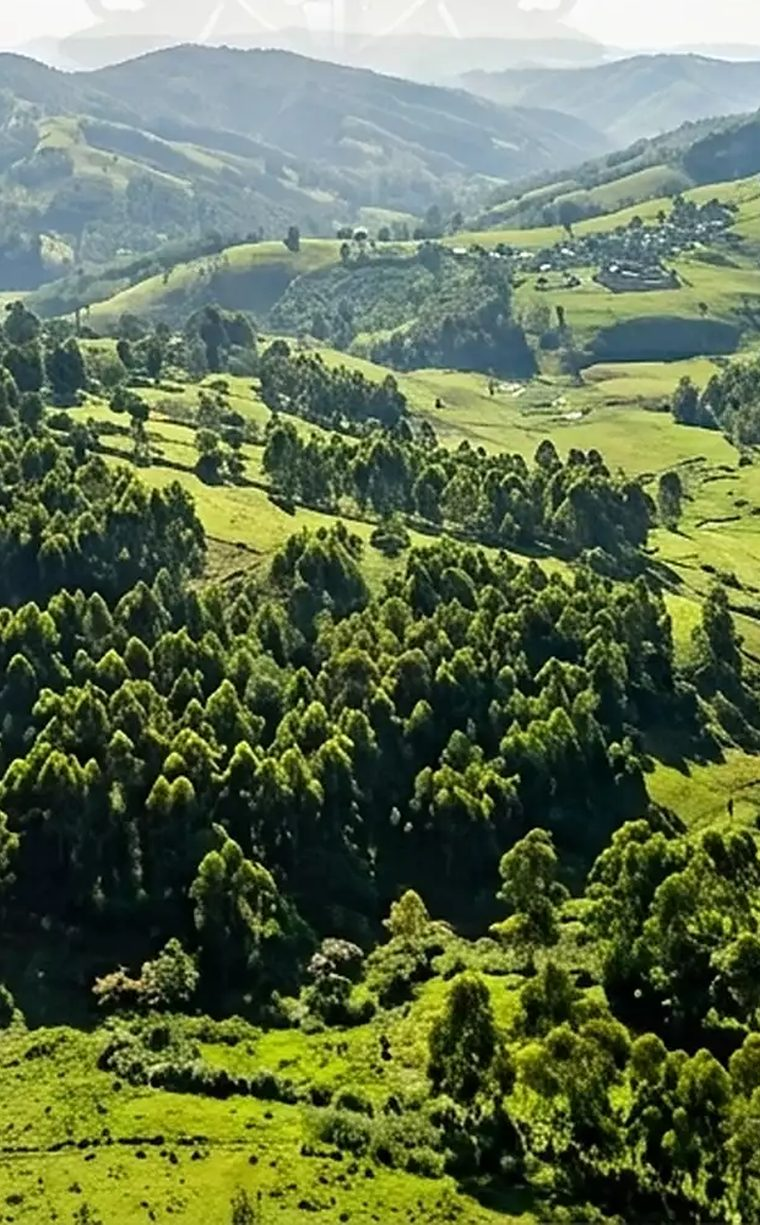
#> input picture digit-ui-esbuild/products/pgr/src/pages/citizen/Landing/assets/bomet-hero-sm.jpg, 760 x 1225 px
$ python encode-login-bg.py ../products/pgr/src/pages/citizen/Landing/assets/bomet-hero-sm.jpg out.png
#> lines starting #> are read from the running program, lines starting #| are printed output that depends on the picture
#!/usr/bin/env python3
"""Produce the final Bomet login-backdrop variant set.

Decisions, with the reasoning that the numbers forced:

* Render ABOVE the source width (2560/1920 from a 1376px source), even though
  that adds bytes without adding detail. The first version of this script
  capped at the native 1376px on exactly that "don't waste bytes" reasoning,
  and it was wrong: a 1920px window then upscales 1.40x in the browser, and a
  2x display far more. Browser upscaling is bilinear with no sharpening, and
  it read as visibly soft and grainy. Resampling up here with LANCZOS plus a
  mild unsharp mask hands the browser a file at or above the display size, so
  it downsamples (sharp) rather than upsamples (soft).
* Quality varies per size (q68 at 2560, q80 at 1920, q84-86 below) so each
  variant lands under the 250KB-per-fetch budget. A smaller render affords
  more quality per pixel within the same budget.
* Per-breakpoint renders so a phone fetches 62KB, not 242KB. This is the
  single biggest real-world win for Bomet citizens on low-end Android.
* JPEG fallback renders at 1600px, not 1920: JPEG cannot reach 250KB at 1920
  without visible loss. It only serves browsers with no WebP support.

Usage: encode-login-bg.py <source-image> [out-dir]
"""
import math
import os
import sys

from PIL import Image, ImageFilter

Image.init()

if len(sys.argv) < 2:
    sys.exit("usage: encode-login-bg.py <source-image> [out-dir]\n"
             "  out-dir defaults to public/brand/ relative to the repo's\n"
             "  digit-ui-esbuild workspace.")

SRC = sys.argv[1]
OUT = sys.argv[2] if len(sys.argv) > 2 else os.path.join(
    os.path.dirname(os.path.abspath(__file__)), os.pardir, "public", "brand")
os.makedirs(OUT, exist_ok=True)

src = Image.open(SRC).convert("RGBA")
src = Image.alpha_composite(Image.new("RGBA", src.size, (255, 255, 255, 255)), src).convert("RGB")
#> src is the input picture: PIL image 760x1225 RGB; mean R, G, B 98.7, 113.6, 80.6
SW, SH = src.size
#> SW = 760; SH = 1225
#| source 760x1225


def psnr(a, b):
    pa, pb = a.load(), b.load()
    w, h = a.size
    tot = 0.0
    n = 0
    for y in range(0, h, 3):
        for x in range(0, w, 3):
            ra, ga, ba = pa[x, y]
            rb, gb, bb = pb[x, y]
            tot += (ra - rb) ** 2 + (ga - gb) ** 2 + (ba - bb) ** 2
            n += 3
    mse = tot / n
    return 99.0 if mse == 0 else 10 * math.log10(65025.0 / mse)


def emit(name, width, fmt, **kw):
#> called with name = 'bomet-login-bg-2560.webp', width = 2560, fmt = 'WEBP'
    h = round(width * SH / SW)
#> h = 4126
    im = src if width == SW else src.resize((width, h), Image.LANCZOS)
    # Mild unsharp mask to restore the acutance any resample costs. Restrained
    # on purpose: heavier settings put halos on tree lines and ridge edges,
    # and halos are high-frequency detail the encoder must spend bytes on.
    im = im.filter(ImageFilter.UnsharpMask(radius=1.1, percent=55, threshold=3))
    p = os.path.join(OUT, name)
    im.save(p, fmt, **kw)
    kb = os.path.getsize(p) / 1024.0
    back = Image.open(p).convert("RGB")
    print("  %-30s %5dx%-5d %8.1f KB   PSNR %.1f dB" % (name, im.size[0], im.size[1], kb, psnr(im, back)))
#> after the loop in psnr, `for y in range(0, h, 3):`: n = 3525312; tot = 18746154
#> in psnr, `mse = tot / n`: mse = 5.32
#|   bomet-login-bg-2560.webp        2560x4126     377.4 KB   PSNR 40.9 dB
    return kb


print("source %dx%d\n" % (SW, SH))
# Quality differs per size on purpose: a smaller render affords more quality
# per pixel inside the same byte budget. Every WebP variant must land <=250KB.
t = 0
t += emit("bomet-login-bg-2560.webp", 2560, "WEBP", quality=68, method=6)
t += emit("bomet-login-bg.webp", 1920, "WEBP", quality=80, method=6)
#|   bomet-login-bg.webp             1920x3095     349.4 KB   PSNR 40.9 dB
t += emit("bomet-login-bg-1280.webp", 1280, "WEBP", quality=84, method=6)
#|   bomet-login-bg-1280.webp        1280x2063     271.4 KB   PSNR 39.9 dB
t += emit("bomet-login-bg-640.webp", 640, "WEBP", quality=86, method=6)
#|   bomet-login-bg-640.webp          640x1032     154.0 KB   PSNR 38.2 dB
# JPEG cannot hit 250KB at 1920 without visible loss, so render it smaller.
t += emit("bomet-login-bg.jpg", 1600, "JPEG", quality=82, optimize=True, progressive=True)
#> in emit (call 5), `im = im.filter(ImageFilter.UnsharpMask(radius=1.1, percent=55, thresho..`:
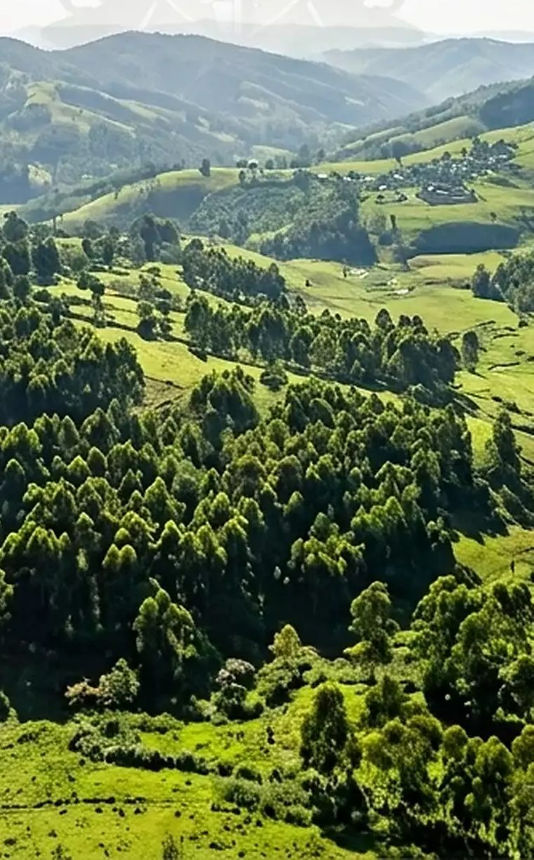
#> im: PIL image 1600x2579 RGB (shown at 1/3 size); mean R, G, B 98.7, 113.6, 80.7
#|   bomet-login-bg.jpg              1600x2579     502.3 KB   PSNR 43.7 dB
print("\ntotal on disk %.1f KB" % t)
print("source was %.1f KB PNG" % (os.path.getsize(SRC) / 1024.0))
